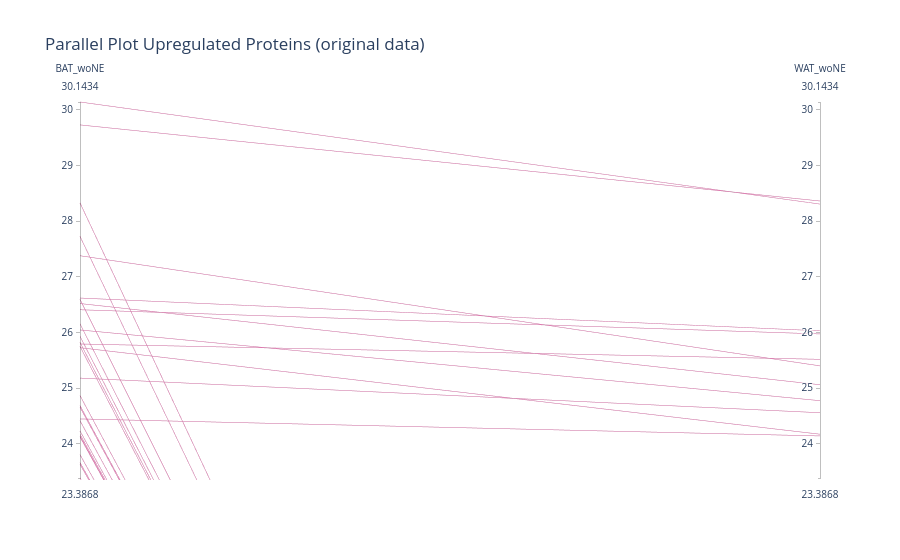

The code cell stored with this chart in its notebook:
### Code cell
plot = viz.get_parallel_plot(selected_df, 
                      identifier='parallel_plot', 
                      args={"title": "Parallel Plot Upregulated Proteins (original data)", "zscore":False, "group":"group"})
iplot(plot.figure)
viz.save_DASH_plot(plot, name='original_data_parallel_plot_upregulated_proteins', plot_format='svg', directory=analysis_dir)

### Figure 1 — Plotly figure (JSON) as saved in the notebook; plotly's stock layout.template omitted (floating-point values rounded to 4 significant figures)
{"data": [{"dimensions": [{"label": "BAT_woNE", "range": [23.39, 30.14], "values": [25.18, 30.14, 26.05, 24.23, 28.33, 27.38, 24.42, 25.82, 23.39, 23.66, 24.69, 25.93, 23.81, 26.6, 24.66, 26.41, 25.75, 25.73, 24.45, 26.16, 25.79, 23.63, 29.73, 26.62, 26.52, 24.17, 27.73, 24.14, 24.87, 24.13]}, {"label": "WAT_woNE", "range": [23.39, 30.14], "values": [24.56, 28.31, 24.78, null, null, 25.4, null, null, null, null, null, null, null, null, null, 25.98, null, 24.17, 24.14, null, 25.52, null, 28.36, 26.03, 25.06, null, null, null, null, null]}], "line": {"color": "#de77ae"}, "type": "parcoords"}], "layout": {"annotations": [{"showarrow": false, "text": "", "xref": "paper", "yref": "paper"}], "title": {"text": "Parallel Plot Upregulated Proteins (original data)"}}}
